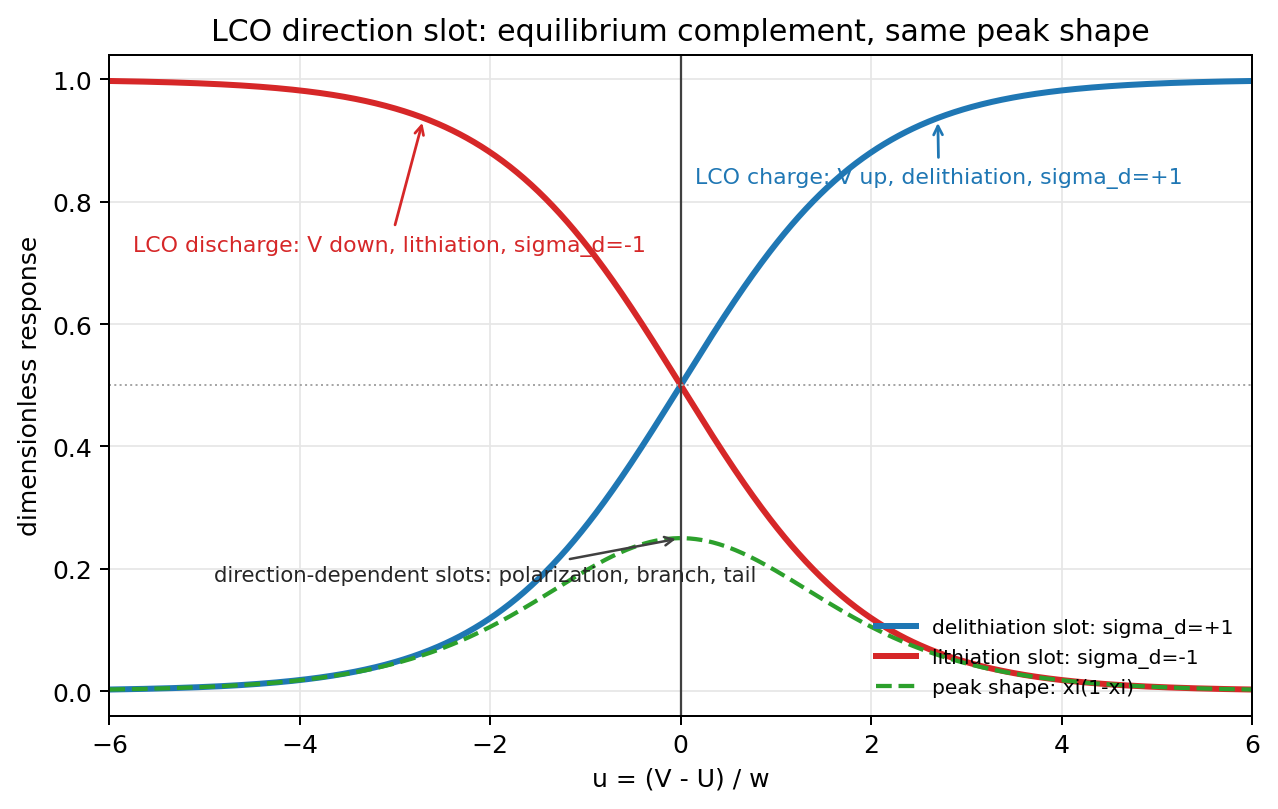

Source code (Python):
import numpy as np
import matplotlib.pyplot as plt


def logistic(z):
    return 1.0 / (1.0 + np.exp(-z))


u = np.linspace(-6.0, 6.0, 800)
xi_plus = logistic(u)
xi_minus = logistic(-u)

fig, ax = plt.subplots(figsize=(7.2, 4.6), dpi=180)
ax.plot(u, xi_plus, lw=2.4, color="#1f77b4", label="delithiation slot: sigma_d=+1")
ax.plot(u, xi_minus, lw=2.4, color="#d62728", label="lithiation slot: sigma_d=-1")
ax.plot(u, xi_plus * (1.0 - xi_plus), lw=1.7, color="#2ca02c", ls="--",
        label="peak shape: xi(1-xi)")

ax.axvline(0.0, color="0.25", lw=0.9)
ax.axhline(0.5, color="0.65", lw=0.8, ls=":")
ax.set_xlim(-6.0, 6.0)
ax.set_ylim(-0.04, 1.04)
ax.set_xlabel("u = (V - U) / w")
ax.set_ylabel("dimensionless response")
ax.set_title("LCO direction slot: equilibrium complement, same peak shape")

ax.annotate("LCO charge: V up, delithiation, sigma_d=+1",
            xy=(2.7, logistic(2.7)), xytext=(0.15, 0.83),
            arrowprops={"arrowstyle": "->", "lw": 1.1, "color": "#1f77b4"},
            color="#1f77b4", fontsize=8.8)
ax.annotate("LCO discharge: V down, lithiation, sigma_d=-1",
            xy=(-2.7, logistic(2.7)), xytext=(-5.75, 0.72),
            arrowprops={"arrowstyle": "->", "lw": 1.1, "color": "#d62728"},
            color="#d62728", fontsize=8.8)
ax.annotate("direction-dependent slots: polarization, branch, tail",
            xy=(0.0, 0.25), xytext=(-4.9, 0.18),
            arrowprops={"arrowstyle": "->", "lw": 1.0, "color": "0.25"},
            color="0.15", fontsize=8.5)

ax.legend(loc="lower right", fontsize=8.1, frameon=False)
ax.grid(True, color="0.9", lw=0.7)
fig.tight_layout()

out = __file__.replace(".py", ".png")
fig.savefig(out, bbox_inches="tight")
print(out)
